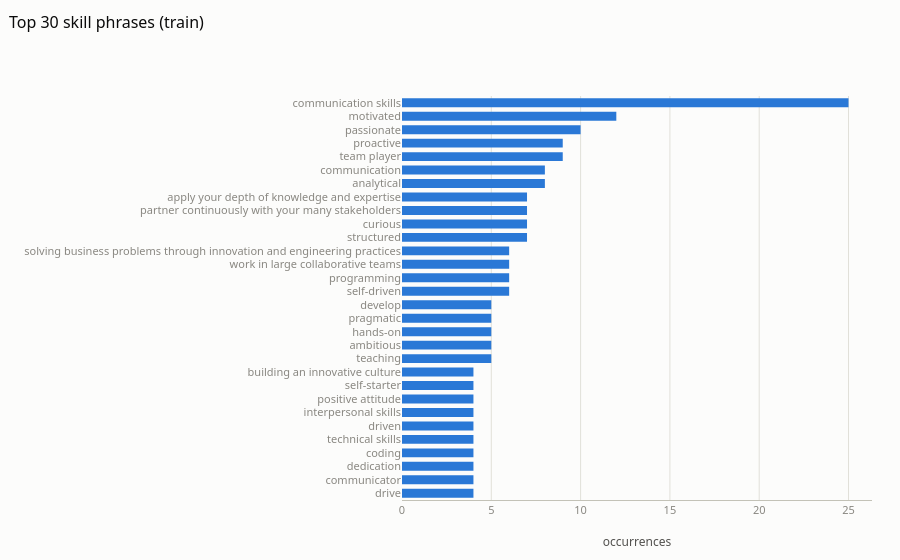

Notebook cell for this chart:
### Markdown cell above
## 6. Most frequent skill and knowledge phrases (train)

### Code cell
def top_phrases(typ, n=30):
    s = spans[(spans["split"] == "train") & (spans["type"] == typ)]["text"].str.lower().str.replace(r"\s+[.,;:]$", "", regex=True)
    return s.value_counts().head(n).rename_axis("phrase").reset_index(name="count")

top_sk, top_kn = top_phrases("skill"), top_phrases("knowledge")
fig = px.bar(top_sk.iloc[::-1], x="count", y="phrase", orientation="h", title="Top 30 skill phrases (train)")
fig.update_layout(height=760, yaxis_title="", xaxis_title="occurrences")
viz.save_fig(fig, "eda01_top_skill_phrases", "The 30 most frequent skill phrases in the training split — dominated by soft skills ('communication skills', 'team player').", height=760)
fig

### Figure 1 — Plotly figure (JSON) as saved in the notebook; plotly's stock layout.template omitted (floating-point values rounded to 4 significant figures)
{"data": [{"hovertemplate": "count=%{x}<br>phrase=%{y}<extra></extra>", "legendgroup": "", "marker": {"color": "#2a78d6", "pattern": {"shape": ""}}, "name": "", "orientation": "h", "showlegend": false, "textposition": "auto", "type": "bar", "x": [4, 4, 4, 4, 4, 4, 4, 4, 4, 4, 5, 5, 5, 5, 5, 6, 6, 6, 6, 7, 7, 7, 7, 8, 8, 9, 9, 10, 12, 25], "xaxis": "x", "y": ["drive", "communicator", "dedication", "coding", "technical skills", "driven", "interpersonal skills", "positive attitude", "self-starter", "building an innovative culture", "teaching", "ambitious", "hands-on", "pragmatic", "develop", "self-driven", "programming", "work in large collaborative teams", "solving business problems through innovation and engineering practices", "structured", "curious", "partner continuously with your many stakeholders", "apply your depth of knowledge and expertise", "analytical", "communication", "team player", "proactive", "passionate", "motivated", "communication skills"], "yaxis": "y"}], "layout": {"autosize": true, "barmode": "relative", "legend": {"tracegroupgap": 0}, "title": {"text": "Top 30 skill phrases (train)"}, "xaxis": {"anchor": "y", "domain": [0.0, 1.0], "title": {"text": "occurrences"}}, "yaxis": {"anchor": "x", "domain": [0.0, 1.0], "title": {"text": ""}}}}
